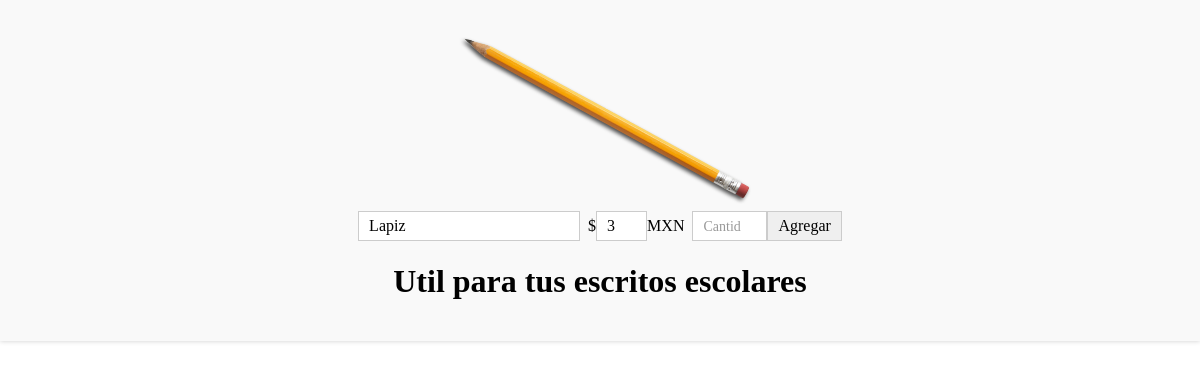
The page /detalles.php?id=1 on the database its author committed.
### tables this page shows
CREATE TABLE `productos` (
  `id_p` int(3) NOT NULL,
  `nombre_p` varchar(20) NOT NULL,
  `precio_p` int(3) NOT NULL,
  `descripcion_p` varchar(60) NOT NULL,
  `imagen_p` varchar(30) NOT NULL,
  `existencia` int(3) NOT NULL,
  `categoria` varchar(150) NOT NULL
);

### detalles.php (the view, shortened to what this page needs)
<!DOCTYPE html PUBLIC "-//W3C//DTD XHTML 1.0 Transitional//EN" "http://www.w3.org/TR/xhtml1-transional.dtd">
<html xmlns="http://www.w3.org/1999/xhtml">
<head>
	<link type="text/css" href="css/normalize.css" rel="stylesheet"/>
	<link type="text/css" href="css/detalles.css" rel="stylesheet"/>
</head>
<body>
	<head>
	</head>
	<section>
		<?php
	if(isset($_GET['id'])){
		$id = $_GET['id'];
		include("conectbd.php");
		$Resultado = mysqli_query($conexion, "SELECT * FROM productos WHERE id_p='".$id."';");
		while($row = mysqli_fetch_array($Resultado)){
			echo '<img src="img/'.$row['imagen_p'].'" class="ImagenG">';
			echo '<form action="acumular.php" method="post" name="AgregarCarrito">';
			echo '<input type="text" name="producto" value="'.utf8_encode($row['nombre_p']).'" readonly="readonly">';
			echo '$<input type="text" name="precio" size="1" value="'.$row['precio_p'].'" readonly="readonly">MXN';
			echo '<input type="number" placeholder="Cantidad a Pedir" name="cantidad" size="8" max="10" min="1">';
			echo '<input name="Agregar" type="submit" id="btnagregar" value="Agregar">';
			echo '</form>';
			echo '<h1>'.utf8_encode($row['descripcion_p']).'</h1>';
		}
	} else {
		echo '<META HTTP-EQUIV="REFRESH" CONTENT="0;URL=index.php">';
	}
?>
</section>
</body>
</html>

### css/detalles.css (style rules this page uses)
section { text-align: center; margin: 0 auto; max-width: 1200px; padding: 20px; background-color: #f9f9f9; box-shadow: 0 0 5px rgba(0, 0, 0, 0.2); }
input { font-size: 16px; padding: 5px 10px; border: 1px solid #ccc; }
input::placeholder { color: #999; font-size: 14px; }

### rows shown on the page
productos: imagen_p (picture), producto "Lapiz", precio "3", descripcion_p "Util para tus escritos escolares"
